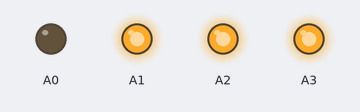
The sketch below on a simulated Arduino Uno, built with avr-gcc and run on an emulated ATmega328P. On the bench: output pins drawn as LEDs (lit = HIGH).

Above: at 0.2 s.
At 1.2 s:
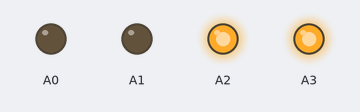
At 2.2 s:
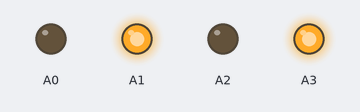
At 4.2 s:
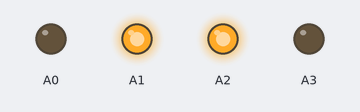
At 6.2 s:
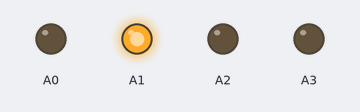
At 8.2 s:
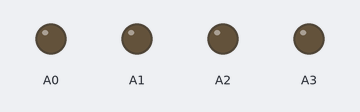
Timing chart, 0 to 12.4 s (numbered marks = the images above):
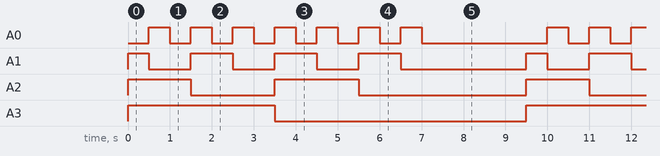

Measured:
- by itself, A0: repeats every 9.5 s: 6 × (LOW 0.50 s, HIGH 0.50 s), LOW 3.0 s, HIGH 0.50 s
- by itself, A1: repeats every 9.5 s: 3 × (LOW 1.0 s, HIGH 1.0 s), LOW 3.0 s, HIGH 0.50 s
- by itself, A2: repeats every 9.5 s: LOW 2.0 s, HIGH 2.0 s, LOW 4.0 s, HIGH 1.5 s
- by itself, A3: alternates HIGH for 3.5 s and LOW for 6.0 s

The sketch:

relay_board_test.ino
```cpp
//this short code tests all combinatin of relay sets

int i;

void setup() {
  // Sets A0 - A3 as output
  pinMode(A0, OUTPUT);
  pinMode(A1, OUTPUT);
  pinMode(A2, OUTPUT);
  pinMode(A3, OUTPUT);
}

void loop() {
  // count from 1 to 15, and binary output to relay board
  for (i = 1; i <= 15; i++)
  {
    if (i & 1)
      digitalWrite(A0, LOW);
    else
      digitalWrite(A0, HIGH);
    if (i & 2)
      digitalWrite(A1, LOW);
    else
      digitalWrite(A1, HIGH);
    if (i & 4)
      digitalWrite(A2, LOW);
    else
      digitalWrite(A2, HIGH);
    if (i & 8)
      digitalWrite(A3, LOW);
    else
      digitalWrite(A3, HIGH);

    delay(500);
  }

delay(2000);
}
```
